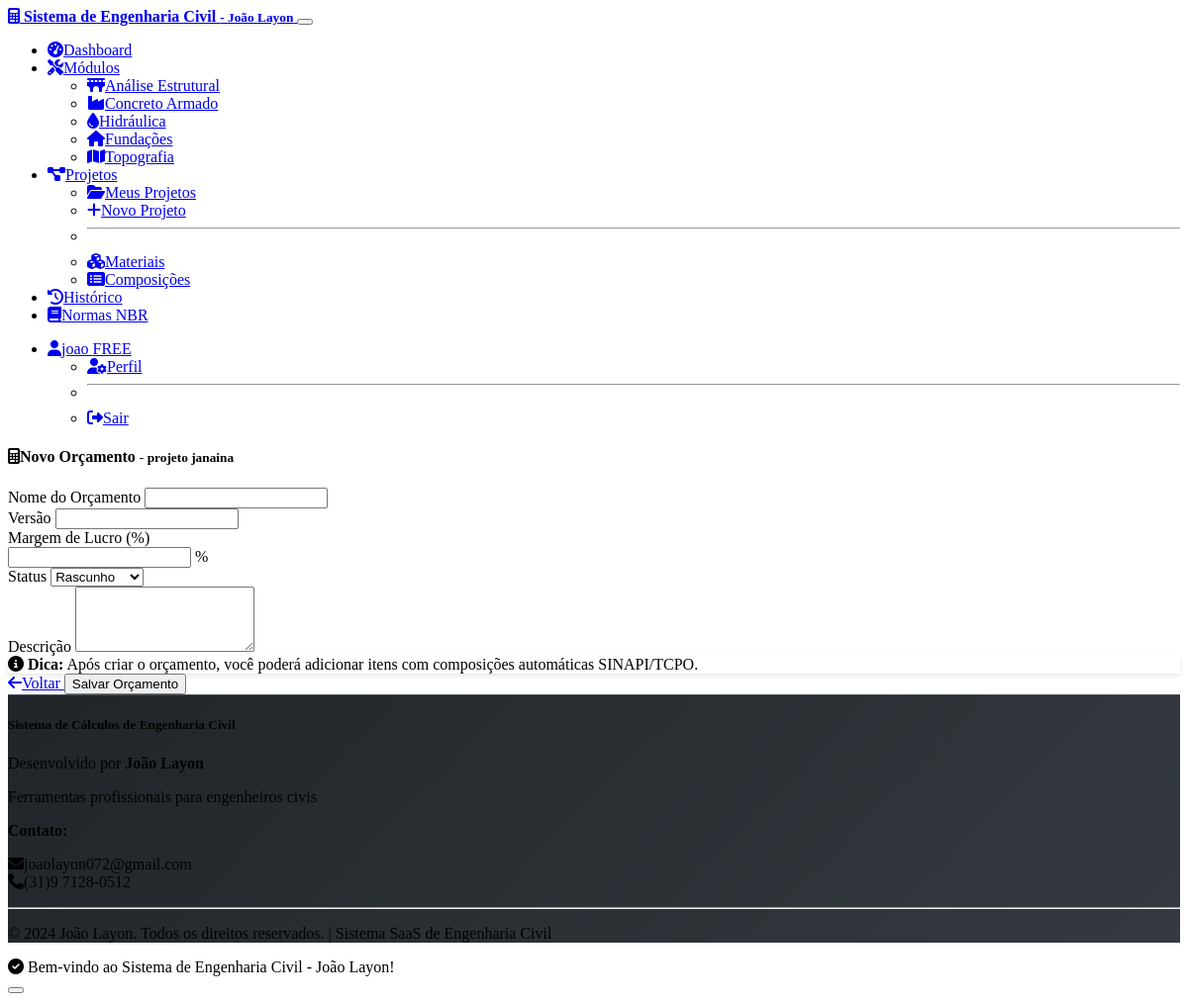
The page /projects/1/budgets/new (signed in) on the database its author committed.
### models.py (models this page shows, shortened)
class User(UserMixin, db.Model):
    id = db.Column(db.Integer, primary_key=True)
    name = db.Column(db.String(100), nullable=False)
    email = db.Column(db.String(120), unique=True, nullable=False)
    password_hash = db.Column(db.String(256), nullable=False)
    plan = db.Column(db.String(20), default='trial')
    plan_expires = db.Column(db.DateTime)
    trial_expires = db.Column(db.DateTime)
    trial_used = db.Column(db.Boolean, default=False)
    role = db.Column(db.String(20), default='engineer')  # admin, engineer, client
    company = db.Column(db.String(200))
    crea_number = db.Column(db.String(50))
    specialization = db.Column(db.String(100))
    phone = db.Column(db.String(20))
    is_active = db.Column(db.Boolean, default=True)  # type: ignore
    created_at = db.Column(db.DateTime, default=datetime.utcnow)
    calculations = db.relationship('Calculation', backref='user', lazy=True)
    payments = db.relationship('Payment', backref='user', lazy=True)
    projects = db.relationship('Project', backref='user', lazy=True)
    def is_admin(self):
        return self.role == 'admin'

class Project(db.Model):
    id = db.Column(db.Integer, primary_key=True)
    user_id = db.Column(db.Integer, db.ForeignKey('user.id'), nullable=False)
    name = db.Column(db.String(200), nullable=False)
    client_name = db.Column(db.String(200), nullable=False)
    client_email = db.Column(db.String(120))
    client_phone = db.Column(db.String(20))
    address = db.Column(db.Text, nullable=False)
    technical_responsible = db.Column(db.String(200), nullable=False)
    crea_number = db.Column(db.String(50))
    start_date = db.Column(db.Date, nullable=False)
    end_date = db.Column(db.Date, nullable=False)
    total_budget = db.Column(db.Float, default=0.0)
    description = db.Column(db.Text)
    status = db.Column(db.String(20), default='planejamento')  # planejamento, execucao, concluido, cancelado
    created_at = db.Column(db.DateTime, default=datetime.utcnow)
    updated_at = db.Column(db.DateTime, default=datetime.utcnow, onupdate=datetime.utcnow)
    calculations = db.relationship('Calculation', backref='project', lazy=True)
    budgets = db.relationship('Budget', backref='project', lazy=True)
    schedules = db.relationship('ProjectSchedule', backref='project', lazy=True)

### routes.py (the view, shortened to what this page needs)
@app.route('/projects/<int:id>/budgets/new', methods=['GET', 'POST'])
@login_required
def new_budget(id):
    project = Project.query.filter_by(id=id, user_id=current_user.id).first_or_404()
    form = BudgetForm()
    return render_template('projects/budget_new.html', form=form, project=project)

### forms.py
class BudgetForm(FlaskForm):
    name = StringField('Nome do Orçamento', validators=[DataRequired(), Length(min=2, max=200)])
    version = StringField('Versão', validators=[DataRequired(), Length(max=10)])
    description = TextAreaField('Descrição')
    profit_margin = FloatField('Margem de Lucro (%)', validators=[DataRequired(), NumberRange(min=0, max=100)])
    status = SelectField('Status', choices=[
        ('rascunho', 'Rascunho'),
        ('revisao', 'Em Revisão'),
        ('aprovado', 'Aprovado')
    ])
    submit = SubmitField('Salvar Orçamento')

### app.py (called while the page is built)
@login_manager.user_loader
def load_user(user_id):
    from models import User
    return User.query.get(int(user_id))

### templates/projects/budget_new.html (shortened to what this page needs)
{% extends "base.html" %}
{% block content %}
<div class="row justify-content-center">
    <div class="col-lg-8">
        <div class="card">
            <div class="card-header">
                <h4 class="mb-0">
                    <i class="fas fa-calculator me-2"></i>Novo Orçamento
                    <small class="text-muted">- {{ project.name }}</small>
                </h4>
            </div>
            <div class="card-body">
                <form method="POST">
                    <div class="row">
                        <div class="col-md-8">
                            <div class="mb-3">
                                {{ form.name.label(class="form-label") }}
                                {{ form.name(class="form-control") }}
                            </div>
                        </div>
                        <div class="col-md-4">
                            <div class="mb-3">
                                {{ form.version.label(class="form-label") }}
                                {{ form.version(class="form-control") }}
                            </div>
                        </div>
                    </div>
                    <div class="row">
                        <div class="col-md-6">
                            <div class="mb-3">
                                {{ form.profit_margin.label(class="form-label") }}
                                <div class="input-group">
                                    {{ form.profit_margin(class="form-control") }}
                                    <span class="input-group-text">%</span>
                                </div>
                            </div>
                        </div>
                        <div class="col-md-6">
                            <div class="mb-3">
                                {{ form.status.label(class="form-label") }}
                                {{ form.status(class="form-select") }}
                            </div>
                        </div>
                    </div>
                    <div class="mb-3">
                        {{ form.description.label(class="form-label") }}
                        {{ form.description(class="form-control", rows="4") }}
                    </div>
                    <div class="alert alert-info">
                        <i class="fas fa-info-circle me-2"></i>
                        <strong>Dica:</strong> Após criar o orçamento, você poderá adicionar itens com composições automáticas SINAPI/TCPO.
                    </div>
                    <div class="d-flex justify-content-between">
                        <a href="{{ url_for('project_detail', id=project.id) }}" class="btn btn-outline-secondary">
                            <i class="fas fa-arrow-left me-1"></i>Voltar
                        </a>
                        {{ form.submit(class="btn btn-primary") }}
                    </div>
                </form>
            </div>
        </div>
    </div>
</div>
{% endblock %}

### templates/base.html (shortened to what this page needs)
<!DOCTYPE html>
<html lang="pt-BR" data-bs-theme="dark">
<head>
    <link href="https://cdn.replit.com/agent/bootstrap-agent-dark-theme.min.css" rel="stylesheet">
    <link rel="stylesheet" href="https://cdnjs.cloudflare.com/ajax/libs/font-awesome/6.4.0/css/all.min.css">
    <link rel="stylesheet" href="{{ url_for('static', filename='css/style.css') }}">
</head>
<body>
    <nav class="navbar navbar-expand-lg navbar-dark bg-dark">
        <div class="container">
            <a class="navbar-brand fw-bold" href="{{ url_for('index') }}">
                <i class="fas fa-calculator me-2"></i>
                Sistema de Engenharia Civil
                <small class="text-muted">- João Layon</small>
            </a>
            <button class="navbar-toggler" type="button" data-bs-toggle="collapse" data-bs-target="#navbarNav">
            </button>
            <div class="collapse navbar-collapse" id="navbarNav">
                <ul class="navbar-nav me-auto">
                    {% if current_user.is_authenticated %}
                    <li class="nav-item">
                        <a class="nav-link" href="{{ url_for('dashboard') }}">
                            <i class="fas fa-tachometer-alt me-1"></i>Dashboard
                        </a>
                    </li>
                    <li class="nav-item dropdown">
                        <a class="nav-link dropdown-toggle" href="#" role="button" data-bs-toggle="dropdown">
                            <i class="fas fa-tools me-1"></i>Módulos
                        </a>
                        <ul class="dropdown-menu">
                            <li><a class="dropdown-item" href="{{ url_for('structural') }}">
                                <i class="fas fa-bridge me-2"></i>Análise Estrutural
                            </a></li>
                            <li><a class="dropdown-item" href="{{ url_for('concrete') }}">
                                <i class="fas fa-industry me-2"></i>Concreto Armado
                            </a></li>
                            <li><a class="dropdown-item" href="{{ url_for('hydraulics') }}">
                                <i class="fas fa-tint me-2"></i>Hidráulica
                            </a></li>
                            <li><a class="dropdown-item" href="{{ url_for('foundations') }}">
                                <i class="fas fa-home me-2"></i>Fundações
                            </a></li>
                            <li><a class="dropdown-item" href="{{ url_for('topography') }}">
                                <i class="fas fa-map me-2"></i>Topografia
                            </a></li>
                        </ul>
                    </li>
                    <li class="nav-item dropdown">
                        <a class="nav-link dropdown-toggle" href="#" role="button" data-bs-toggle="dropdown">
                            <i class="fas fa-project-diagram me-1"></i>Projetos
                        </a>
                        <ul class="dropdown-menu">
                            <li><a class="dropdown-item" href="{{ url_for('projects') }}">
                                <i class="fas fa-folder-open me-2"></i>Meus Projetos
                            </a></li>
                            <li><a class="dropdown-item" href="{{ url_for('new_project') }}">
                                <i class="fas fa-plus me-2"></i>Novo Projeto
                            </a></li>
                            <li><hr class="dropdown-divider"></li>
                            <li><a class="dropdown-item" href="{{ url_for('materials') }}">
                                <i class="fas fa-cubes me-2"></i>Materiais
                            </a></li>
                            <li><a class="dropdown-item" href="{{ url_for('compositions') }}">
                                <i class="fas fa-list-alt me-2"></i>Composições
                            </a></li>
                        </ul>
                    </li>
                    <li class="nav-item">
                        <a class="nav-link" href="{{ url_for('history') }}">
                            <i class="fas fa-history me-1"></i>Histórico
                        </a>
                    </li>
                    <li class="nav-item">
                        <a class="nav-link" href="{{ url_for('technical_standards') }}">
                            <i class="fas fa-book me-1"></i>Normas NBR
                        </a>
                    </li>
                    {% endif %}
                </ul>
                <ul class="navbar-nav">
                    {% if current_user.is_authenticated %}
                    <li class="nav-item dropdown">
                        <a class="nav-link dropdown-toggle" href="#" role="button" data-bs-toggle="dropdown">
                            <i class="fas fa-user me-1"></i>{{ current_user.name }}
                            <span class="badge bg-{% if current_user.plan == 'pro' %}success{% else %}secondary{% endif %} ms-1">
                                {{ current_user.plan.upper() }}
                            </span>
                        </a>
                        <ul class="dropdown-menu">
                            <li><a class="dropdown-item" href="{{ url_for('profile') }}">
                                <i class="fas fa-user-cog me-2"></i>Perfil
                            </a></li>
                            <li><hr class="dropdown-divider"></li>
                            <li><a class="dropdown-item" href="{{ url_for('logout') }}">
                                <i class="fas fa-sign-out-alt me-2"></i>Sair
                            </a></li>
                        </ul>
                    </li>
                    {% endif %}
                </ul>
            </div>
        </div>
    </nav>
    <main class="container my-4">
        {% block content %}{% endblock %}
    </main>
    <footer class="bg-dark text-light py-4 mt-5">
        <div class="container">
            <div class="row">
                <div class="col-md-6">
                    <h5 class="fw-bold">Sistema de Cálculos de Engenharia Civil</h5>
                    <p class="mb-2">Desenvolvido por <strong>João Layon</strong></p>
                    <p class="text-muted small">Ferramentas profissionais para engenheiros civis</p>
                </div>
                <div class="col-md-6 text-md-end">
                    <p class="mb-1"><strong>Contato:</strong></p>
                    <p class="text-muted small">
                        <i class="fas fa-envelope me-1"></i>joaolayon072@gmail.com<br>
                        <i class="fas fa-phone me-1"></i>(31)9 7128-0512
                    </p>
                </div>
            </div>
            <hr class="my-3">
            <div class="row">
                <div class="col-12 text-center">
                    <p class="mb-0 text-muted small">
                        &copy; 2024 João Layon. Todos os direitos reservados. |
                        Sistema SaaS de Engenharia Civil
                    </p>
                </div>
            </div>
        </div>
    </footer>
</body>
</html>

### static/css/style.css (style rules this page uses)
.navbar-brand { font-weight: 700; text-shadow: 0 1px 2px rgba(0, 0, 0, 0.1); }
footer { background: linear-gradient(135deg, #212529 0%, #343a40 100%); border-top: 1px solid #495057; }
.alert { border: none; box-shadow: 0 2px 4px rgba(0, 0, 0, 0.1); }

### rows shown on the page
User: name "joao", plan "FREE"
Project: name "projeto janaina"
